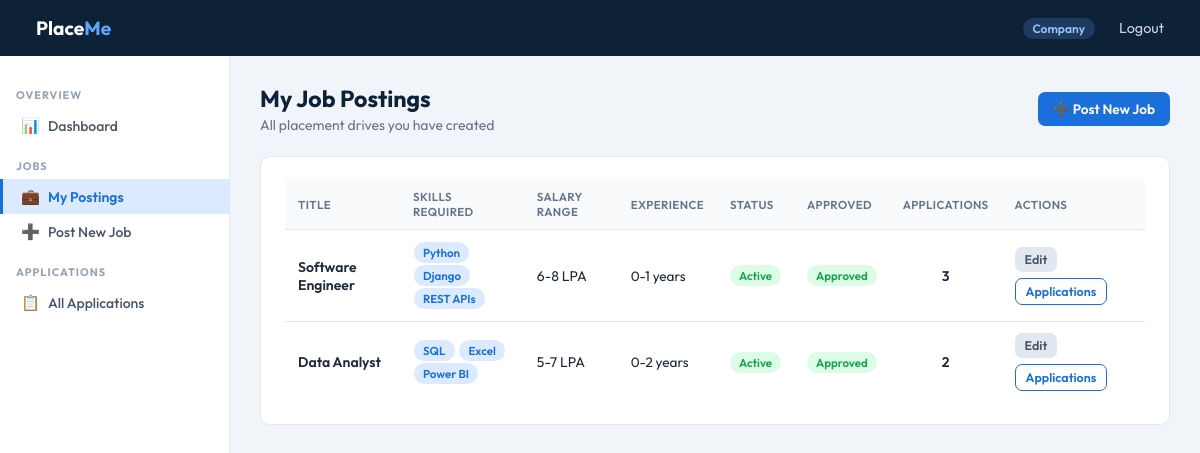
The app's page /company/jobs (signed in) with its own data.
### app.py (models this page shows, shortened)
class JobPosition(db.Model):
    __tablename__ = 'job_position'
    id             = db.Column(db.Integer, primary_key=True)
    company_id     = db.Column(db.Integer, db.ForeignKey('company.id'), nullable=False)
    title          = db.Column(db.String(100), nullable=False)
    description    = db.Column(db.Text)
    required_skills = db.Column(db.Text)
    experience     = db.Column(db.String(50))    # e.g. "0-1 yr", "fresher"
    salary_range   = db.Column(db.String(50))    # LPA, stored as plain text
    status         = db.Column(db.String(20), default='Active')   # Active | Closed
    is_approved    = db.Column(db.Boolean, default=False)
    posted_date    = db.Column(db.DateTime, default=datetime.utcnow)
    applications = db.relationship('Application', backref='job_position',
                                   lazy=True, cascade='all, delete-orphan')

### app.py (the view)
@app.route('/company/jobs')
def company_jobs():
    if session.get('role') != 'company':
        return redirect(url_for('login'))
    comp = Company.query.get(session['user_id'])
    return render_template('company_jobs.html', jobs=comp.job_positions)

### app.py (called while the page is built)
@app.context_processor
def inject_stud_ctx():
    if session.get('role') == 'student':
        return dict(student=Student.query.get(session['user_id']))
    return dict(student=None)

### templates/company_jobs.html (shortened to what this page needs)
{% extends "base.html" %}
{% block content %}
<div class="page-header">
  <div class="header-row">
    <div>
      <h1>My Job Postings</h1>
      <p>All placement drives you have created</p>
    </div>
    <a href="{{ url_for('create_job') }}" class="btn btn-primary">➕ Post New Job</a>
  </div>
</div>
<div class="card">
  <div class="table-wrap">
    {% if jobs %}
    <table>
      <thead>
        <tr>
          <th>Title</th>
          <th>Skills Required</th>
          <th>Salary Range</th>
          <th>Experience</th>
          <th>Status</th>
          <th>Approved</th>
          <th>Applications</th>
          <th>Actions</th>
        </tr>
      </thead>
      <tbody>
        {% for job in jobs %}
        <tr>
          <td style="font-weight:600;">{{ job.title }}</td>
          <td style="max-width:160px;">
            {% if job.required_skills %}
              {% for skill in job.required_skills.split(',')[:3] %}
                <span class="badge badge-blue" style="margin:1px;">{{ skill.strip() }}</span>
              {% endfor %}
            {% else %}—{% endif %}
          </td>
          <td>{{ job.salary_range or '—' }}</td>
          <td style="font-size:.85rem;">{{ job.experience or '—' }}</td>
          <td>
            {% if job.status == 'Active' %}<span class="badge badge-green">Active</span>
            {% else %}<span class="badge badge-gray">Closed</span>{% endif %}
          </td>
          <td>
            {% if job.is_approved %}<span class="badge badge-green">Approved</span>
            {% else %}<span class="badge badge-amber">Pending</span>{% endif %}
          </td>
          <td style="text-align:center;font-weight:600;">{{ job.applications | length }}</td>
          <td>
            <div class="td-actions">
              <a href="{{ url_for('edit_job', id=job.id) }}" class="btn btn-gray btn-sm">Edit</a>
              <a href="{{ url_for('company_applications', job_id=job.id) }}" class="btn btn-outline btn-sm">Applications</a>
            </div>
          </td>
        </tr>
        {% endfor %}
      </tbody>
    </table>
    {% else %}
    <div class="empty">
      <div class="emoji">💼</div>
      <p>No postings yet. <a href="{{ url_for('create_job') }}" style="color:var(--blue);">Post your first job</a>.</p>
    </div>
    {% endif %}
  </div>
</div>
{% endblock %}

### templates/base.html (shortened to what this page needs)
<!DOCTYPE html>
<html lang="en">
<head>
</head>
<body>
<nav class="topbar">
  <a href="{{ url_for('index') }}" class="brand">Place<span>Me</span></a>
  {% if session.get('role') %}
    <span class="role-badge">{{ session.get('role') | capitalize }}</span>
    <a href="{{ url_for('logout') }}">Logout</a>
  {% else %}
    <a href="{{ url_for('login') }}">Login</a>
    <a href="{{ url_for('register', role='student') }}">Register</a>
  {% endif %}
</nav>
<div class="layout {% if not session.get('role') %}no-sidebar{% endif %}">
  {% if session.get('role') == 'admin' %}
  <aside class="sidebar">
    <div class="sidebar-section">Overview</div>
    <a href="{{ url_for('admin_dashboard') }}" class="{% if request.endpoint == 'admin_dashboard' %}active{% endif %}"><span class="icon">📊</span> Dashboard</a>
    <div class="sidebar-section">Manage</div>
    <a href="{{ url_for('admin_companies') }}" class="{% if request.endpoint == 'admin_companies' %}active{% endif %}"><span class="icon">🏢</span> Companies</a>
    <a href="{{ url_for('admin_students') }}" class="{% if request.endpoint == 'admin_students' %}active{% endif %}"><span class="icon">🎓</span> Students</a>
    <a href="{{ url_for('admin_jobs') }}" class="{% if request.endpoint == 'admin_jobs' %}active{% endif %}"><span class="icon">💼</span> Job Postings</a>
    <a href="{{ url_for('admin_applications') }}" class="{% if request.endpoint == 'admin_applications' %}active{% endif %}"><span class="icon">📋</span> Applications</a>
  </aside>
  {% elif session.get('role') == 'company' %}
  <aside class="sidebar">
    <div class="sidebar-section">Overview</div>
    <a href="{{ url_for('company_dashboard') }}" class="{% if request.endpoint == 'company_dashboard' %}active{% endif %}"><span class="icon">📊</span> Dashboard</a>
    <div class="sidebar-section">Jobs</div>
    <a href="{{ url_for('company_jobs') }}" class="{% if request.endpoint == 'company_jobs' %}active{% endif %}"><span class="icon">💼</span> My Postings</a>
    <a href="{{ url_for('create_job') }}" class="{% if request.endpoint == 'create_job' %}active{% endif %}"><span class="icon">➕</span> Post New Job</a>
    <div class="sidebar-section">Applications</div>
    <a href="{{ url_for('company_all_applications') }}" class="{% if request.endpoint == 'company_all_applications' %}active{% endif %}"><span class="icon">📋</span> All Applications</a>
  </aside>
  {% endif %}
  <main class="main">
    {% block content %}{% endblock %}
  </main>
</div>
</body>
</html>

### templates/base.html (style rules this page uses)
*, *::before, *::after { box-sizing: border-box; margin: 0; padding: 0; }
:root { --navy: #0d2137; --blue: #1a6fdb; --blue-lt: #dbeafe; --green: #16a34a; --green-lt:#dcfce7; --amber: #b45309; --amber-lt:#fef3c7; --red: #dc2626; --red-lt: #fee2e2; --gray: #64748b; --border: #e2e8f0; --bg: #f1f5f9; --white: #ffffff; --text: #1e293b; --sidebar-w: 230px; }
body { font-family: 'Outfit', sans-serif; background: var(--bg); color: var(--text); min-height: 100vh; }
.topbar { background: var(--navy); color: #fff; height: 56px; display: flex; align-items: center; padding: 0 24px; position: fixed; top: 0; left: 0; right: 0; z-index: 100; gap: 12px; }
.topbar .brand { font-size: 1.2rem; font-weight: 700; color: #fff; text-decoration: none; margin-right: auto; }
.topbar .brand span { color: #60a5fa; }
.topbar a { color: #cbd5e1; text-decoration: none; font-size: .9rem; padding: 6px 12px; border-radius: 6px; transition: background .15s; }
.topbar .role-badge { background: #1e3a5f; color: #93c5fd; font-size: .75rem; font-weight: 600; padding: 3px 10px; border-radius: 20px; }
.layout { display: flex; padding-top: 56px; min-height: 100vh; }
.sidebar { width: var(--sidebar-w); background: var(--white); border-right: 1px solid var(--border); position: fixed; top: 56px; left: 0; bottom: 0; overflow-y: auto; padding: 16px 0; }
.sidebar-section { padding: 6px 16px; font-size: .68rem; font-weight: 700; color: #94a3b8; text-transform: uppercase; letter-spacing: 1px; margin-top: 10px; }
.sidebar a { display: flex; align-items: center; gap: 9px; padding: 8px 18px; color: #475569; text-decoration: none; font-size: .875rem; font-weight: 500; border-left: 3px solid transparent; transition: all .12s; }
.sidebar a.active { background: var(--blue-lt); color: var(--blue); border-left-color: var(--blue); font-weight: 600; }
.sidebar .icon { font-size: .95rem; width: 18px; text-align: center; }
.main { margin-left: var(--sidebar-w); flex: 1; padding: 28px 30px; }
.page-header { margin-bottom: 22px; }
.page-header h1 { font-size: 1.45rem; font-weight: 700; color: var(--navy); }
.page-header p { color: var(--gray); margin-top: 3px; font-size: .875rem; }
.header-row { display: flex; align-items: center; justify-content: space-between; flex-wrap: wrap; gap: 10px; }
.card { background: var(--white); border: 1px solid var(--border); border-radius: 10px; padding: 22px 24px; }
.table-wrap { overflow-x: auto; }
table { width: 100%; border-collapse: collapse; font-size: .875rem; }
thead th { background: #f8fafc; color: var(--gray); font-weight: 600; font-size: .72rem; text-transform: uppercase; letter-spacing: .4px; padding: 10px 13px; text-align: left; border-bottom: 1px solid var(--border); }
tbody td { padding: 11px 13px; border-bottom: 1px solid var(--border); vertical-align: middle; }
tbody tr:last-child td { border-bottom: none; }
.td-actions { display: flex; gap: 6px; flex-wrap: wrap; }
.btn { display: inline-flex; align-items: center; gap: 5px; padding: 8px 15px; border-radius: 7px; font-size: .85rem; font-weight: 600; border: none; cursor: pointer; text-decoration: none; transition: all .13s; font-family: inherit; }
.btn-primary { background: var(--blue); color: #fff; }
.btn-outline { background: transparent; color: var(--blue); border: 1.5px solid var(--blue); }
.btn-gray { background: #e2e8f0; color: #475569; }
.btn-sm { padding: 5px 10px; font-size: .78rem; }
.badge { display: inline-block; padding: 3px 9px; border-radius: 20px; font-size: .72rem; font-weight: 600; }
.badge-blue { background: var(--blue-lt); color: var(--blue); }
.badge-green { background: var(--green-lt); color: var(--green); }

### records on screen
JobPosition: title "Software Engineer", strip "Python" "Django" "REST APIs", salary_range "6-8 LPA", experience "0-1 years", status "Active", is_approved "Approved", applications|length "3"
JobPosition: title "Data Analyst", strip "SQL" "Excel" "Power BI", salary_range "5-7 LPA", experience "0-2 years", status "Active", is_approved "Approved", applications|length "2"

### other values on screen
{{ session.get('role') | capitalize }} "Company"
